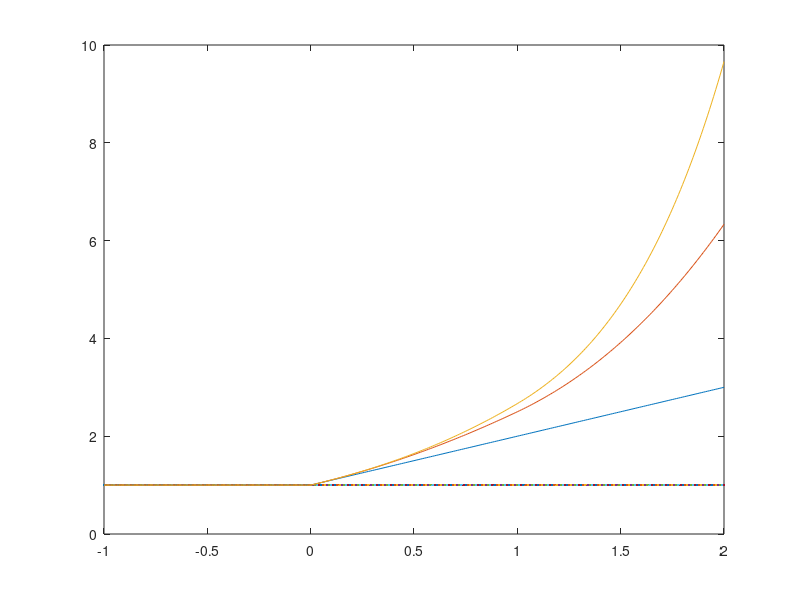

Here is the MATLAB script that generated this plot:

y0 = @(t,d) 1 ;

y1 = @(t,d) 1 ...
           + (t > 0) .*                               t;

       
% y2' = @(t,d) ...
%  + (t>0).*(t<=d)   .*((1      ) * (1+t))
%  + (t>d)           .*((1+(t-d)) * (1+t));

% y2' = @(t,d) ...
%  + (t>0)           .* (1+t)
%  + (t>d)           .*((t-d) * (1+t) );

y2 = @(t,d) 1 ...
           + (t > 0) .*(                              t       ...
                        + 1/2                       * t.^2 )  ...
           + (t > d) .*( (1/2 + 1/2*d)              *(t-d).^2 ...
                        + 1/3                       *(t-d).^3 );
% y3' = @(t,d) ...
%  + (t>0) .*(t<=d)   .*((1                   ) 
%                           * (1+t+1/2*t^2))
%  + (t>d) .*(t<=2d)  .*((1+(t-d)+1/2*(t-d)^2 ) 
%                           * (1+t+1/2*t^2 +(1/2+1/2*d)*(t-d)^2 + 1/3*(t-d)^3 ));
%  + (t>2d)           .*((1+(t-d)+1/2*(t-d)^2 +(1/2+1/2*d)*(t-2d)^2 +1/3*(t-2d)^3 )
%                           * (1+t+1/2*t^2 +(1/2+1/2*d)*(t-d)^2 + 1/3*(t-d)^3 ));

% y3' = @(t,d) ...
%  + (t>0)            .*(1+t+1/2*t^2)
%  + (t>d)            .*(((t-d)+1/2*(t-d)^2   ) * (1+t+1/2*t^2)
%                        ((t-d)+1/2*(t-d)^2   ) * ((1/2+1/2*d)*(t-d)^2 + 1/3*(t-d)^3)
%                          1                    * ((1/2+1/2*d)*(t-d)^2 + 1/3*(t-d)^3) );

              
y3 = @(t,d) 1 ...
           + (t > 0) .*(                              t       ...
                        + 1/2                       * t.^2    ...
                        + 1/6                       * t.^3 )  ...
           + (t > d) .*( (1/2  +1/2*d + 1/4*d^2 )   *(t-d).^2 ...
                        +(2/3  +1/2*d + 1/12*d^2)   *(t-d).^3 ...
                        +(11/24+1/8*d           )   *(t-d).^4 ...
                        +(1/6  +1/20*d          )   *(t-d).^5 ...
                        +(1/36                  )   *(t-d).^6 )  ...
           + (t >2*d).*( (5/18 +13/18*d+121/108*d^2 + 11/18*d^3 + 1/12*d^4) *(t-2*d).^3 ...
                        +(5/24 +8/9  *d+2/3    *d^2 + 1/8  *d^3)            *(t-2*d).^4 ...
                        +(2/9  +13/60*d+1/20   *d^2)                        *(t-2*d).^5);

   
tt = -1:0.01:2;
delay = 1;
plot(tt, y0(tt, delay), tt, y1(tt, delay), tt, y2(tt, delay), tt, y3(tt, delay));